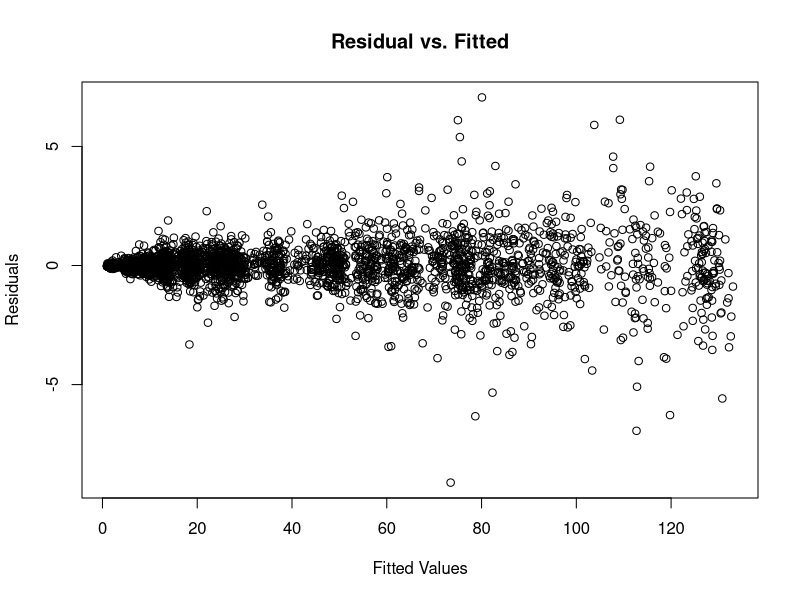
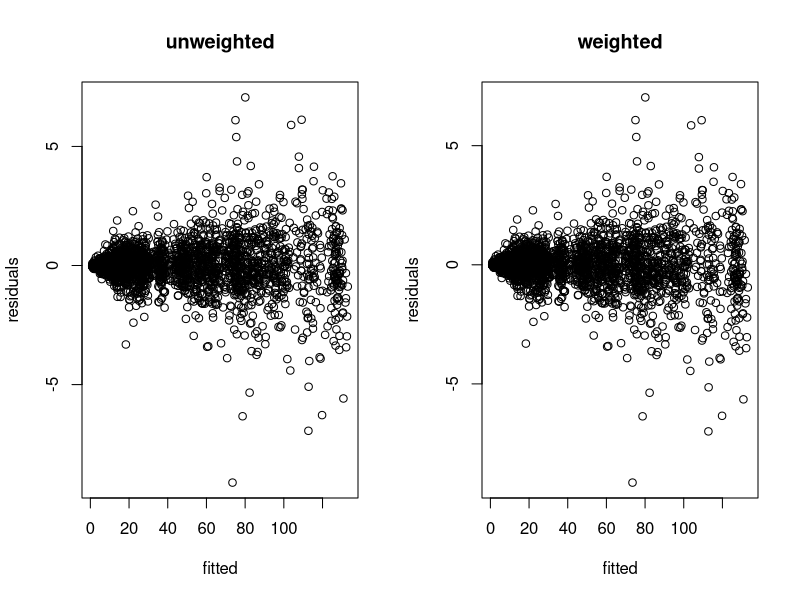
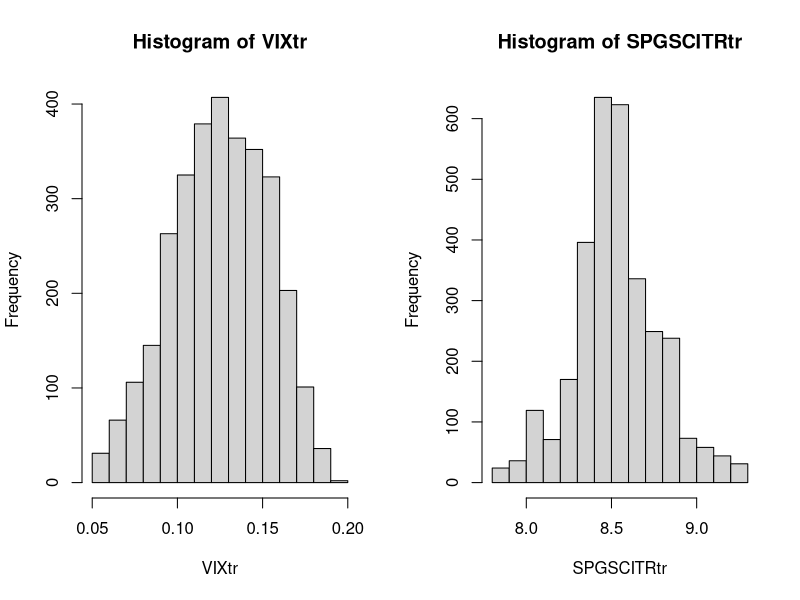

Here is the R script that generated these plots, in order:
## ---- chunk 1
market_origin <- read.csv("market_index_clean.csv")
first <- market_origin[1,]
market <- market_origin[2:3104,]
market$AAPL2 <- market_origin[,"AAPL"][1:3103]
market$Return <- (market$AAPL - market$AAPL2)/market$AAPL2
## ---- chunk 2
library(lubridate)
market$Date <- market_origin$Date[2:3104]
date <- market$Date
first <- date[1]
day <- c()
for(i in 1:length(date)) {
  diff = round(difftime(date[i], first))
  day = c(day, diff)
}
market$Date <- day
full_model <- lm(Return~., data = market)
summary(full_model)
## ---- chunk 3
null_model <- lm(Return~1, data = market)
summary(null_model)
## ---- chunk 4
autoregressive_model <- lm(AAPL~AAPL2, data = market)
plot(fitted(autoregressive_model),residuals(autoregressive_model), 
     main = "Residual vs. Fitted", xlab = "Fitted Values", ylab = "Residuals")
## ---- chunk 5
wts <-1/(fitted(lm(abs(residuals(autoregressive_model))~fitted(autoregressive_model)))^2)
wls <- lm(market$AAPL~market$AAPL2, weights = wts)
par(mfrow=c(1,2))
plot(fitted(autoregressive_model), autoregressive_model$residuals, 
     main="unweighted", xlab = "fitted", ylab = "residuals")
plot(fitted(wls), wls$residuals, main="weighted", xlab = "fitted", ylab = "residuals")
## ---- chunk 6
cor(market)
## ---- chunk 7
step(null_model, scope = list(upper=full_model), direction="forward")
summary(lm(formula = Return ~ VIX + AAPL2 + AAPL + SPGSCITR, data = market))
## ---- chunk 8
step(full_model, scope = list(lower=null_model), direction="backward")
summary(lm(formula = Return ~ AAPL + VIX + SPGSCITR + AAPL2, data = market))
## ---- chunk 9
step(null_model, scope = list(upper=full_model), direction="both")
## ---- chunk 10
full_model <- lm(Return~SPX+VIX+SPGSCITR+BNDGLB+EEM+AAPL2, data = market)
step(null_model, scope = list(upper=full_model), direction="forward")
## ---- chunk 11
step(full_model, scope = list(lower=null_model), direction="backward")
## ---- chunk 12
step(null_model, scope = list(upper=full_model), direction="both")
## ---- chunk 13
## note that the VIX needed to be raised to the -2, after the log transformation
##  in order to obtain a distribution close to the Gaussian curve
VIXtr <- log(market$VIX)^-2
hist(VIXtr)
SPGSCITRtr <- log(market$SPGSCITR)
hist(SPGSCITRtr)
transformed_model <- lm(market$Return~VIXtr+SPGSCITRtr+market$EEM+market$AAPL2)
summary(transformed_model)
